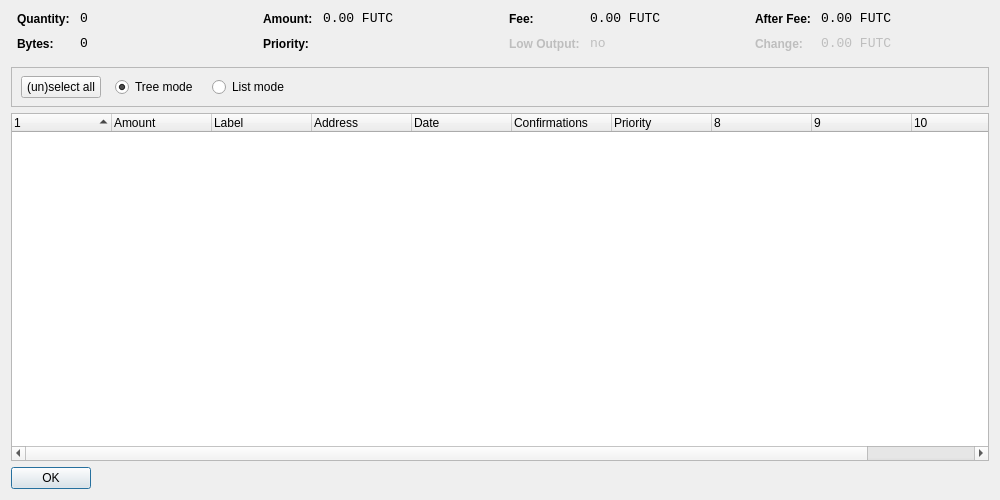
<?xml version="1.0" encoding="UTF-8"?>
<ui version="4.0">
 <class>CoinControlDialog</class>
 <widget class="QDialog" name="CoinControlDialog">
  <property name="geometry">
   <rect>
    <x>0</x>
    <y>0</y>
    <width>1000</width>
    <height>500</height>
   </rect>
  </property>
  <property name="windowTitle">
   <string>Coin Control</string>
  </property>
  <layout class="QVBoxLayout" name="verticalLayout">
   <item>
    <layout class="QHBoxLayout" name="horizontalLayoutTop" stretch="0,0,0,0">
     <property name="topMargin">
      <number>0</number>
     </property>
     <property name="bottomMargin">
      <number>10</number>
     </property>
     <item>
      <layout class="QFormLayout" name="formLayoutCoinControl1">
       <property name="horizontalSpacing">
        <number>10</number>
       </property>
       <property name="verticalSpacing">
        <number>10</number>
       </property>
       <property name="leftMargin">
        <number>6</number>
       </property>
       <property name="rightMargin">
        <number>6</number>
       </property>
       <item row="0" column="0">
        <widget class="QLabel" name="labelCoinControlQuantityText">
         <property name="styleSheet">
          <string notr="true">font-weight:bold;</string>
         </property>
         <property name="text">
          <string>Quantity:</string>
         </property>
        </widget>
       </item>
       <item row="0" column="1">
        <widget class="QLabel" name="labelCoinControlQuantity">
         <property name="font">
          <font>
           <family>Monospace</family>
           <pointsize>10</pointsize>
          </font>
         </property>
         <property name="cursor">
          <cursorShape>IBeamCursor</cursorShape>
         </property>
         <property name="contextMenuPolicy">
          <enum>Qt::ActionsContextMenu</enum>
         </property>
         <property name="text">
          <string notr="true">0</string>
         </property>
         <property name="textInteractionFlags">
          <set>Qt::LinksAccessibleByMouse|Qt::TextSelectableByKeyboard|Qt::TextSelectableByMouse</set>
         </property>
        </widget>
       </item>
       <item row="1" column="0">
        <widget class="QLabel" name="labelCoinControlBytesText">
         <property name="styleSheet">
          <string notr="true">font-weight:bold;</string>
         </property>
         <property name="text">
          <string>Bytes:</string>
         </property>
        </widget>
       </item>
       <item row="1" column="1">
        <widget class="QLabel" name="labelCoinControlBytes">
         <property name="font">
          <font>
           <family>Monospace</family>
           <pointsize>10</pointsize>
          </font>
         </property>
         <property name="cursor">
          <cursorShape>IBeamCursor</cursorShape>
         </property>
         <property name="contextMenuPolicy">
          <enum>Qt::ActionsContextMenu</enum>
         </property>
         <property name="text">
          <string notr="true">0</string>
         </property>
         <property name="textInteractionFlags">
          <set>Qt::LinksAccessibleByMouse|Qt::TextSelectableByKeyboard|Qt::TextSelectableByMouse</set>
         </property>
        </widget>
       </item>
      </layout>
     </item>
     <item>
      <layout class="QFormLayout" name="formLayoutCoinControl2">
       <property name="horizontalSpacing">
        <number>10</number>
       </property>
       <property name="verticalSpacing">
        <number>10</number>
       </property>
       <property name="leftMargin">
        <number>6</number>
       </property>
       <property name="rightMargin">
        <number>6</number>
       </property>
       <item row="0" column="0">
        <widget class="QLabel" name="labelCoinControlAmountText">
         <property name="styleSheet">
          <string notr="true">font-weight:bold;</string>
         </property>
         <property name="text">
          <string>Amount:</string>
         </property>
        </widget>
       </item>
       <item row="0" column="1">
        <widget class="QLabel" name="labelCoinControlAmount">
         <property name="font">
          <font>
           <family>Monospace</family>
           <pointsize>10</pointsize>
          </font>
         </property>
         <property name="cursor">
          <cursorShape>IBeamCursor</cursorShape>
         </property>
         <property name="contextMenuPolicy">
          <enum>Qt::ActionsContextMenu</enum>
         </property>
         <property name="text">
          <string notr="true">0.00 FUTC</string>
         </property>
         <property name="textInteractionFlags">
          <set>Qt::LinksAccessibleByMouse|Qt::TextSelectableByKeyboard|Qt::TextSelectableByMouse</set>
         </property>
        </widget>
       </item>
       <item row="1" column="0">
        <widget class="QLabel" name="labelCoinControlPriorityText">
         <property name="styleSheet">
          <string notr="true">font-weight:bold;</string>
         </property>
         <property name="text">
          <string>Priority:</string>
         </property>
        </widget>
       </item>
       <item row="1" column="1">
        <widget class="QLabel" name="labelCoinControlPriority">
         <property name="font">
          <font>
           <family>Monospace</family>
           <pointsize>10</pointsize>
          </font>
         </property>
         <property name="cursor">
          <cursorShape>IBeamCursor</cursorShape>
         </property>
         <property name="contextMenuPolicy">
          <enum>Qt::ActionsContextMenu</enum>
         </property>
         <property name="text">
          <string/>
         </property>
         <property name="textInteractionFlags">
          <set>Qt::LinksAccessibleByMouse|Qt::TextSelectableByKeyboard|Qt::TextSelectableByMouse</set>
         </property>
        </widget>
       </item>
      </layout>
     </item>
     <item>
      <layout class="QFormLayout" name="formLayoutCoinControl3">
       <property name="horizontalSpacing">
        <number>10</number>
       </property>
       <property name="verticalSpacing">
        <number>10</number>
       </property>
       <property name="leftMargin">
        <number>6</number>
       </property>
       <property name="rightMargin">
        <number>6</number>
       </property>
       <item row="0" column="0">
        <widget class="QLabel" name="labelCoinControlFeeText">
         <property name="styleSheet">
          <string notr="true">font-weight:bold;</string>
         </property>
         <property name="text">
          <string>Fee:</string>
         </property>
        </widget>
       </item>
       <item row="0" column="1">
        <widget class="QLabel" name="labelCoinControlFee">
         <property name="font">
          <font>
           <family>Monospace</family>
           <pointsize>10</pointsize>
          </font>
         </property>
         <property name="cursor">
          <cursorShape>IBeamCursor</cursorShape>
         </property>
         <property name="contextMenuPolicy">
          <enum>Qt::ActionsContextMenu</enum>
         </property>
         <property name="text">
          <string notr="true">0.00 FUTC</string>
         </property>
         <property name="textInteractionFlags">
          <set>Qt::LinksAccessibleByMouse|Qt::TextSelectableByKeyboard|Qt::TextSelectableByMouse</set>
         </property>
        </widget>
       </item>
       <item row="1" column="0">
        <widget class="QLabel" name="labelCoinControlLowOutputText">
         <property name="enabled">
          <bool>false</bool>
         </property>
         <property name="styleSheet">
          <string notr="true">font-weight:bold;</string>
         </property>
         <property name="text">
          <string>Low Output:</string>
         </property>
        </widget>
       </item>
       <item row="1" column="1">
        <widget class="QLabel" name="labelCoinControlLowOutput">
         <property name="enabled">
          <bool>false</bool>
         </property>
         <property name="font">
          <font>
           <family>Monospace</family>
           <pointsize>10</pointsize>
          </font>
         </property>
         <property name="cursor">
          <cursorShape>IBeamCursor</cursorShape>
         </property>
         <property name="contextMenuPolicy">
          <enum>Qt::ActionsContextMenu</enum>
         </property>
         <property name="text">
          <string notr="true">no</string>
         </property>
         <property name="textInteractionFlags">
          <set>Qt::LinksAccessibleByMouse|Qt::TextSelectableByKeyboard|Qt::TextSelectableByMouse</set>
         </property>
        </widget>
       </item>
      </layout>
     </item>
     <item>
      <layout class="QFormLayout" name="formLayoutCoinControl4">
       <property name="horizontalSpacing">
        <number>10</number>
       </property>
       <property name="verticalSpacing">
        <number>10</number>
       </property>
       <property name="leftMargin">
        <number>6</number>
       </property>
       <property name="rightMargin">
        <number>6</number>
       </property>
       <item row="0" column="0">
        <widget class="QLabel" name="labelCoinControlAfterFeeText">
         <property name="styleSheet">
          <string notr="true">font-weight:bold;</string>
         </property>
         <property name="text">
          <string>After Fee:</string>
         </property>
        </widget>
       </item>
       <item row="0" column="1">
        <widget class="QLabel" name="labelCoinControlAfterFee">
         <property name="font">
          <font>
           <family>Monospace</family>
           <pointsize>10</pointsize>
          </font>
         </property>
         <property name="cursor">
          <cursorShape>IBeamCursor</cursorShape>
         </property>
         <property name="contextMenuPolicy">
          <enum>Qt::ActionsContextMenu</enum>
         </property>
         <property name="text">
          <string notr="true">0.00 FUTC</string>
         </property>
         <property name="textInteractionFlags">
          <set>Qt::LinksAccessibleByMouse|Qt::TextSelectableByKeyboard|Qt::TextSelectableByMouse</set>
         </property>
        </widget>
       </item>
       <item row="1" column="0">
        <widget class="QLabel" name="labelCoinControlChangeText">
         <property name="enabled">
          <bool>false</bool>
         </property>
         <property name="styleSheet">
          <string notr="true">font-weight:bold;</string>
         </property>
         <property name="text">
          <string>Change:</string>
         </property>
        </widget>
       </item>
       <item row="1" column="1">
        <widget class="QLabel" name="labelCoinControlChange">
         <property name="enabled">
          <bool>false</bool>
         </property>
         <property name="font">
          <font>
           <family>Monospace</family>
           <pointsize>10</pointsize>
          </font>
         </property>
         <property name="cursor">
          <cursorShape>IBeamCursor</cursorShape>
         </property>
         <property name="contextMenuPolicy">
          <enum>Qt::ActionsContextMenu</enum>
         </property>
         <property name="text">
          <string notr="true">0.00 FUTC</string>
         </property>
         <property name="textInteractionFlags">
          <set>Qt::LinksAccessibleByMouse|Qt::TextSelectableByKeyboard|Qt::TextSelectableByMouse</set>
         </property>
        </widget>
       </item>
      </layout>
     </item>
    </layout>
   </item>
   <item>
    <widget class="QFrame" name="frame">
     <property name="minimumSize">
      <size>
       <width>0</width>
       <height>40</height>
      </size>
     </property>
     <property name="frameShape">
      <enum>QFrame::StyledPanel</enum>
     </property>
     <property name="frameShadow">
      <enum>QFrame::Sunken</enum>
     </property>
     <widget class="QWidget" name="horizontalLayoutWidget">
      <property name="geometry">
       <rect>
        <x>10</x>
        <y>0</y>
        <width>781</width>
        <height>41</height>
       </rect>
      </property>
      <layout class="QHBoxLayout" name="horizontalLayoutPanel" stretch="0,0,0,0,0">
       <property name="spacing">
        <number>14</number>
       </property>
       <item>
        <widget class="QPushButton" name="pushButtonSelectAll">
         <property name="sizePolicy">
          <sizepolicy hsizetype="Maximum" vsizetype="Fixed">
           <horstretch>0</horstretch>
           <verstretch>0</verstretch>
          </sizepolicy>
         </property>
         <property name="text">
          <string>(un)select all</string>
         </property>
        </widget>
       </item>
       <item>
        <widget class="QRadioButton" name="radioTreeMode">
         <property name="sizePolicy">
          <sizepolicy hsizetype="Maximum" vsizetype="Fixed">
           <horstretch>0</horstretch>
           <verstretch>0</verstretch>
          </sizepolicy>
         </property>
         <property name="text">
          <string>Tree mode</string>
         </property>
         <property name="checked">
          <bool>true</bool>
         </property>
        </widget>
       </item>
       <item>
        <widget class="QRadioButton" name="radioListMode">
         <property name="sizePolicy">
          <sizepolicy hsizetype="Maximum" vsizetype="Fixed">
           <horstretch>0</horstretch>
           <verstretch>0</verstretch>
          </sizepolicy>
         </property>
         <property name="text">
          <string>List mode</string>
         </property>
        </widget>
       </item>
       <item>
        <spacer name="horizontalSpacer">
         <property name="orientation">
          <enum>Qt::Horizontal</enum>
         </property>
         <property name="sizeHint" stdset="0">
          <size>
           <width>40</width>
           <height>20</height>
          </size>
         </property>
        </spacer>
       </item>
      </layout>
     </widget>
    </widget>
   </item>
   <item>
    <widget class="CoinControlTreeWidget" name="treeWidget">
     <property name="contextMenuPolicy">
      <enum>Qt::CustomContextMenu</enum>
     </property>
     <property name="sortingEnabled">
      <bool>false</bool>
     </property>
     <property name="columnCount">
      <number>11</number>
     </property>
     <attribute name="headerShowSortIndicator" stdset="0">
      <bool>true</bool>
     </attribute>
     <attribute name="headerStretchLastSection">
      <bool>false</bool>
     </attribute>
     <column>
      <property name="text">
       <string/>
      </property>
     </column>
     <column>
      <property name="text">
       <string>Amount</string>
      </property>
     </column>
     <column>
      <property name="text">
       <string>Label</string>
      </property>
     </column>
     <column>
      <property name="text">
       <string>Address</string>
      </property>
     </column>
     <column>
      <property name="text">
       <string>Date</string>
      </property>
     </column>
     <column>
      <property name="text">
       <string>Confirmations</string>
      </property>
      <property name="toolTip">
       <string>Confirmed</string>
      </property>
     </column>
     <column>
      <property name="text">
       <string>Priority</string>
      </property>
     </column>
     <column>
      <property name="text">
       <string/>
      </property>
     </column>
     <column>
      <property name="text">
       <string/>
      </property>
     </column>
     <column>
      <property name="text">
       <string/>
      </property>
     </column>
     <column>
      <property name="text">
       <string/>
      </property>
     </column>
    </widget>
   </item>
   <item>
    <widget class="QDialogButtonBox" name="buttonBox">
     <property name="sizePolicy">
      <sizepolicy hsizetype="Maximum" vsizetype="Fixed">
       <horstretch>0</horstretch>
       <verstretch>0</verstretch>
      </sizepolicy>
     </property>
     <property name="orientation">
      <enum>Qt::Horizontal</enum>
     </property>
     <property name="standardButtons">
      <set>QDialogButtonBox::Ok</set>
     </property>
    </widget>
   </item>
  </layout>
 </widget>
 <customwidgets>
  <customwidget>
   <class>CoinControlTreeWidget</class>
   <extends>QTreeWidget</extends>
   <header>coincontroltreewidget.h</header>
  </customwidget>
 </customwidgets>
 <resources/>
 <connections/>
</ui>
